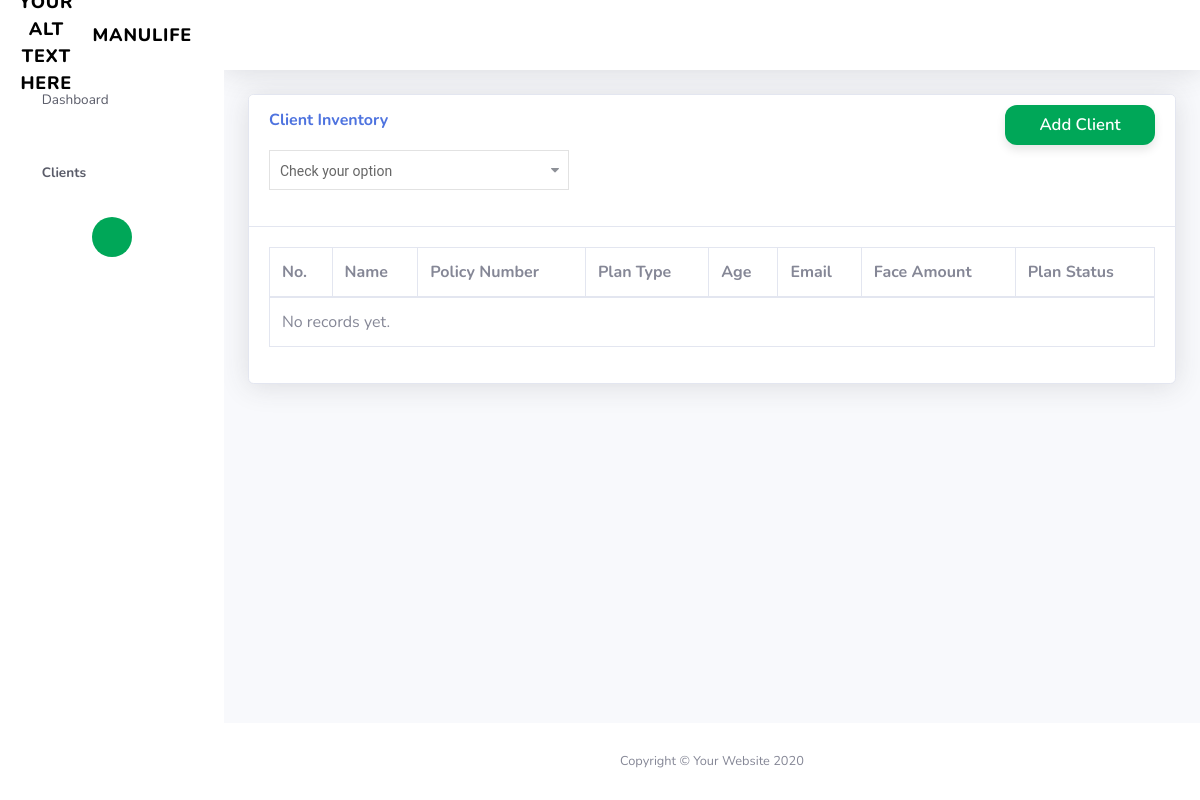
The page /clients/ on the database as committed earlier.
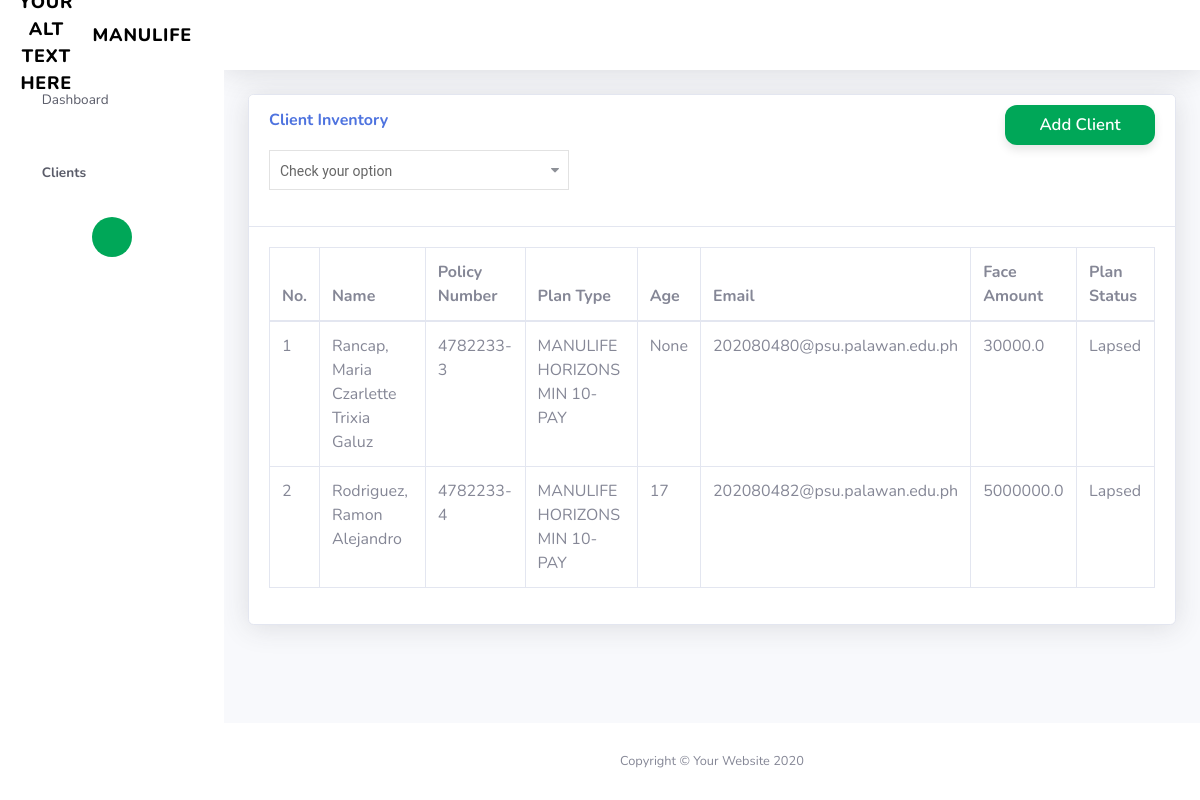
The same page on the database as committed later.
### manuapp/models.py (models this page shows, shortened)
class InsurancePlan(models.Model):
    client = models.ForeignKey(Client, on_delete=models.CASCADE, blank=True, null=True,)
    product = models.ForeignKey(Product, on_delete=models.CASCADE)
    rider1 = models.ForeignKey(Riders, on_delete=models.CASCADE, blank=True, null=True, related_name="rider1")
    rider2 = models.ForeignKey(Riders, on_delete=models.CASCADE, blank=True, null=True, related_name="rider2")
    rider3 = models.ForeignKey(Riders, on_delete=models.CASCADE, blank=True, null=True, related_name="rider3")
    rider4 = models.ForeignKey(Riders, on_delete=models.CASCADE, blank=True, null=True, related_name="rider4")
    rider5 = models.ForeignKey(Riders, on_delete=models.CASCADE, blank=True, null=True, related_name="rider5")
    rider1_amount = models.FloatField(default=None, blank=True, null=True)
    rider2_amount = models.FloatField(default=None, blank=True, null=True)
    rider3_amount = models.FloatField(default=None, blank=True, null=True)
    rider4_amount = models.FloatField(default=None, blank=True, null=True)
    rider5_amount = models.FloatField(default=None, blank=True, null=True)
    face_amount = models.FloatField(default=None)
    policy_number = models.CharField(max_length=10)
    status = models.CharField(max_length=50)
    class Meta:
        verbose_name_plural = 'insurance plans'

class Client(models.Model):
    gender_choices = [("Male", "Male"), ("Female", "Female")]
    last_name = models.CharField(max_length=50)
    first_name = models.CharField(max_length=50)
    middle_name = models.CharField(max_length=50, null=True, blank=True)
    birthdate = models.DateField()
    age = models.IntegerField(default=None, null=True, blank=True)
    gender = models.CharField(max_length=50, default=None, null=True, blank=True, choices=gender_choices)
    mobile_number = models.CharField(max_length=15, null=True, blank=True)
    email = models.EmailField(null=True, blank=True)
    class Meta:
        verbose_name_plural = 'clients'

class Product(models.Model):
    product_type = models.CharField(max_length=50)
    class Meta:
        verbose_name_plural = 'products'

### manuapp/views.py (the view)
# urls.py: path('clients/', views.clients, name='clients'),
def clients(request):
    insurance_plans = InsurancePlan.objects.all().order_by('client__last_name')
    context = {
        'clients': dict(enumerate(insurance_plans, 1))  # Enumerate the clients starting from 1
    }
    return render(request, 'clients.html', context)

### manuapp/templates/clients.html (shortened to what this page needs)
{% load static %}
<!DOCTYPE html>
<html lang="en">
<head>
    <link href="{% static 'vendor/fontawesome-free/css/all.min.css' %}" rel="stylesheet" type="text/css">
    <link href="{% static 'css/sb-admin-2.min.css' %}" rel="stylesheet">
    <link href="{% static 'vendor/datatables/dataTables.bootstrap4.min.css' %}" rel="stylesheet">
    <link rel='stylesheet' href='https://cdnjs.cloudflare.com/ajax/libs/font-awesome/4.7.0/css/font-awesome.min.css'><link rel="stylesheet" href="{% static 'css/style.css' %}">
</head>
<body id="page-top">
    <div id="wrapper">
        <ul class="navbar-nav bg-gradient-primary sidebar sidebar-dark accordion" id="accordionSidebar">
            <a class="sidebar-brand d-flex align-items-center justify-content-center" href="{% url 'index' %}">
                <div class="sidebar-brand-icon">
                    <img src="{% static 'img/MANUNU.png' %}" alt="Your Alt Text Here" width="50" height="50">
                </div>
                <div class="sidebar-brand-text mx-3">MANULIFE</div>
            </a>
            <hr class="sidebar-divider my-0">
            <li class="nav-item">
                <a class="nav-link" href="{% url 'index' %}">
                    <i class="fas fa-fw fa-tachometer-alt"></i>
                    <span>Dashboard</span></a>
            </li>
            <hr class="sidebar-divider">
            <li class="nav-item active">
                <a class="nav-link" href="{% url 'clients' %}">
                    <i class="fas fa-fw fa-table"></i>
                    <span>Clients</span></a>
            </li>
            <hr class="sidebar-divider d-none d-md-block">
            <div class="text-center d-none d-md-inline">
                <button class="rounded-circle border-0" id="sidebarToggle"></button>
            </div>
        </ul>
        <div id="content-wrapper" class="d-flex flex-column">
            <div id="content">
                <nav class="navbar navbar-expand navbar-light bg-white topbar mb-4 static-top shadow">
                </nav>
                <div class="container-fluid">
                    <div class="card shadow mb-4">
                        <div class="card-header py-3">
                            <h6 class="m-0 font-weight-bold text-primary">Client Inventory</h6>
                            <div class="wrapper">
                                <div class="drop-down">
                                    <div class="drop-down-button open-close">
                                        <span class="drop-down-title">Check your option</span>
                                    </div>
                                </div>
                            </div>
                            <div class="CartContainer">
                                <a href="{% url 'addclient' %}" style="text-decoration: none;">
                                    <button class="CartBtn">
                                        <p class="text">Add Client</p>
                                    </button>
                                </a>
                            </div>
                        </div>
                        <div class="card-body">
                            <div class="table-responsive">
                                <table class="table table-bordered" id="dataTable" width="100%" cellspacing="0">
                                    <thead>
                                        <tr>
                                            <th>No.</th>
                                            <th>Name</th>
                                            <th>Policy Number</th>
                                            <th>Plan Type</th>
                                            <th>Age</th>
                                            <th>Email</th>
                                            <th>Face Amount</th>
                                            <th>Plan Status</th>
                                        </tr>
                                    </thead>
                                    <tbody>
                                        {% for index, client in clients.items %}
                                            <tr>
                                                <td>{{ index }}</td>
                                                <td>{{ client.client.last_name }}, {{ client.client.first_name }} {{ client.client.middle_name }}</td>
                                                <td>{{ client.policy_number }}</td>
                                                <td>{{ client.product.product_type }}</td>
                                                <td>{{ client.client.age }}</td>
                                                <td>{{ client.client.email }}</td>
                                                <td>{{ client.face_amount }}</td>
                                                <td>{{ client.status }}</td>
                                            </tr>
                                        {% empty %}
                                            <tr>
                                                <td colspan="8">No records yet.</td>
                                            </tr>
                                        {% endfor %}
                                    </tbody>
                                </table>
                            </div>
                        </div>
                    </div>
                </div>
            </div>
            <footer class="sticky-footer bg-white">
                <div class="container my-auto">
                    <div class="copyright text-center my-auto">
                        <span>Copyright &copy; Your Website 2020</span>
                    </div>
                </div>
            </footer>
        </div>
    </div>
</body>
</html>

### manuapp/static/css/style.css (style rules this page uses)
.checkbox-label, .drop-down-title { overflow: hidden; text-overflow: ellipsis; white-space: nowrap; }
.wrapper { width: 300px; }
.drop-down { position: relative; width: 100%; height: 40px; margin: 20px auto; color: #666; font-family: Roboto, sans-serif; font-size: 14px; line-height: 40px; cursor: pointer; }
.drop-down-button { height: 100%; padding-left: 10px; border: 1px solid #e2e2e2; background-color: #fff; }
.drop-down-title { display: inline-block; max-width: calc(300px - 50px); }

### manuapp/templates/clients.html (style rules this page uses)
.CartContainer { position: absolute; top: 10px; right: 20px; }
.CartBtn { width: 150px; height: 40px; border-radius: 12px; border: none; background-color: #00a758; display: flex; align-items: center; justify-content: center; cursor: pointer; transition-duration: .5s; overflow: hidden; box-shadow: 0px 5px 10px rgba(0, 0, 0, 0.103); position: relative; top: 0; right: 0; }
.text { height: 100%; width: fit-content; display: flex; align-items: center; justify-content: center; color: white; z-index: 1; transition-duration: .5s; font-size: 1.04em; font-weight: 600; margin: 0 auto; }

Rows that differ between the two databases and show on the page:
added InsurancePlan: index "1", client.last_name "Rancap", client.first_name "Maria Czarlette Trixia", client.middle_name "Galuz", policy_number "4782233-3", product.product_type "MANULIFE HORIZONS MIN 10-PAY", client.age "None", client.email "202080480@psu.palawan.edu.ph", face_amount "30000.0", status "Lapsed"
added InsurancePlan: index "2", client.last_name "Rodriguez", client.first_name "Ramon Alejandro", policy_number "4782233-4", product.product_type "MANULIFE HORIZONS MIN 10-PAY", client.age "17", client.email "202080482@psu.palawan.edu.ph", face_amount "5000000.0", status "Lapsed"
Other text that changed with them:
text no longer shown: "No records yet."
